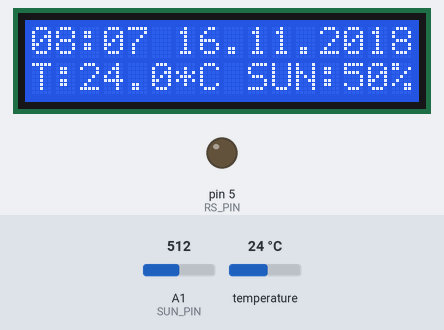
Bench run of a sketch on a simulated Arduino Uno, built with avr-gcc and run on an emulated ATmega328P. On the bench: 16×2 character LCD, output pins drawn as LEDs (lit = HIGH). The inputs (shaded band) are chosen by the test bench; at power-on: temperature 24 °C, A1 (SUN_PIN) = 512.

Above: at 2.3 s.
2.4 s: temperature set to 12 °C
At 4.4 s:
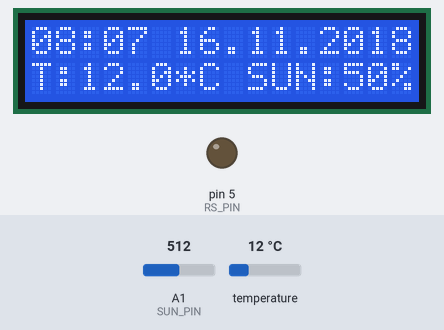
5.0 s: A1 (SUN_PIN) set to 716
At 6.4 s:
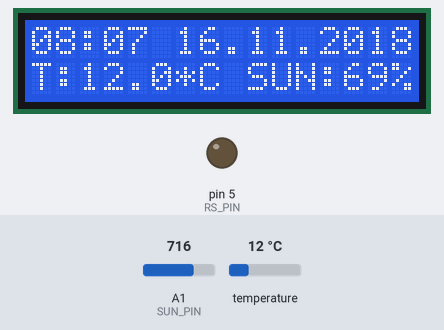
6.8 s: temperature set to 19 °C
At 8.2 s:
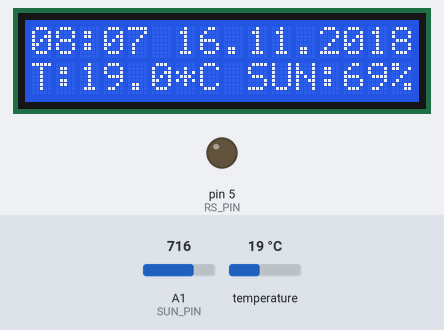
8.5 s: A1 (SUN_PIN) set to 900
At 9.2 s:
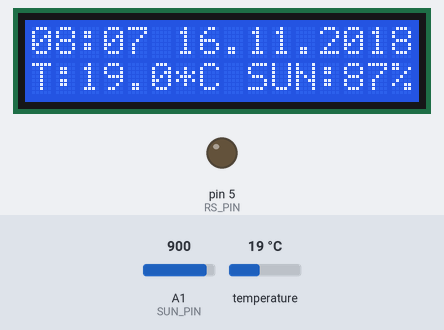
10.3 s: temperature set to 28 °C
At 11.2 s:
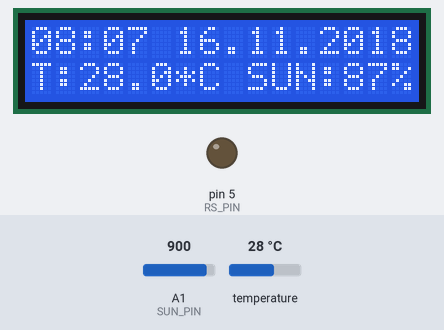
12.0 s: A1 (SUN_PIN) set to 1010
At 13.2 s:
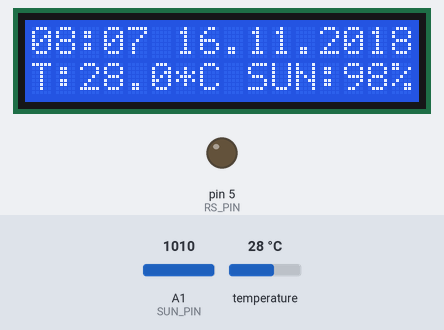
Timing chart, 0 to 14.8 s (numbered marks = the images above; inputs shaded):
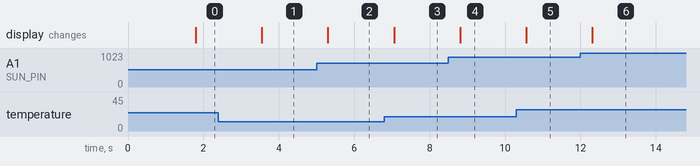

Measured:
- after the input at 2.4 s, the display: changes after 1.2 s (image 1)
- after the input at 5.0 s, the display: changes after 0.30 s (image 2)
- after the input at 6.8 s, the display: changes after 0.26 s (image 3)
- after the input at 8.5 s, the display: changes after 0.31 s (image 4)
- after the input at 10.3 s, the display: changes after 0.26 s (image 5)
- after the input at 12.0 s, the display: changes after 0.31 s (image 6)

The sketch:

slave.ino
```cpp
#include <ModbusRtu.h>
#include <OneWire.h>
#include <DallasTemperature.h>
#include <Wire.h>
#include <LiquidCrystal_I2C.h>

#define SLAVE_ID 4
//#define BUTTON_PIN 7
#define RS_PIN 5
#define DS_PIN 10
#define SUN_PIN A1
#define TEMP_REG 0
#define SUN_REG 1

uint16_t au16data[9] = {
  9999, 9999, 0, 3, 2018, 11, 16, 8, 7};

Modbus slave(SLAVE_ID, 0, RS_PIN);
OneWire oneWire(DS_PIN);
DallasTemperature sensors(&oneWire);
//DeviceAddress ds18b20 = { 0x28, 0x90, 0x63, 0x45, 0x92, 0x06, 0x02, 0xE0 }; //1
//DeviceAddress ds18b20 = { 0x28, 0x68, 0xA6, 0x45, 0x92, 0x03, 0x02, 0x3C }; //2
//DeviceAddress ds18b20 = { 0x28, 0x12, 0xC6, 0x45, 0x92, 0x08, 0x02, 0x59 }; //3
DeviceAddress ds18b20 = { 0x28, 0x7B, 0xA7, 0xB2, 0x33, 0x20, 0x01, 0x2F }; //4
LiquidCrystal_I2C lcd(0x27, 2, 1, 0, 4, 5, 6, 7, 3, POSITIVE);

uint16_t temperature = 9999;
unsigned long getTempTime = 0;
unsigned long lastUpdate = 0;
//unsigned long buttonTime = 0;
//int buttonHoldTime = 0;
byte sun = 0;
//bool lcdLight = true;

void setup() {
  sensors.begin();
  slave.begin( 9600 ); // baud-rate at 9600
  lcd.begin(16,2);
  //pinMode(BUTTON_PIN, INPUT);
}

void loop() {
  temperature = readTemp();
  if(temperature != NULL){
    au16data[TEMP_REG] = temperature;
  }

  sun = readSun();
  if(sun != NULL)
    au16data[SUN_REG] = sun;

  slave.poll(au16data, 16);

    if(millis()-lastUpdate >= 1500UL)
    {
      lcd.clear();
      printTime();
      lcd.setCursor(0, 1);
      printPage0();
      lastUpdate = millis();
    }

  /*if(digitalRead(BUTTON_PIN) == HIGH){
    if(buttonTime == 0)
      buttonTime = millis();

    buttonHoldTime += millis()-buttonTime;
    buttonTime = millis();
  }
  else{
    if(buttonHoldTime > 750){
      if(lcdLight == true)
        lcdLight = false;
      else lcdLight = true;
    }

    else if(buttonHoldTime < 500 && buttonHoldTime > 50)
      ;

    buttonHoldTime = 0;
    buttonTime = 0;
  }

  if(lcdLight == true) lcd.backlight();
  else lcd.noBacklight();*/
//////////////////////////////////////
}

int readTemp(){

  int tmp = 9998;

  if(millis()-getTempTime >= 1000UL){
    sensors.requestTemperatures();
    getTempTime = millis();
    tmp = sensors.getTempC(ds18b20)*10;
    if(tmp < -1000)
      return temperature;
    else return tmp;
  }
  else return temperature;
}

byte readSun(){
  return map(analogRead(SUN_PIN), 0, 1023, 0, 100);
}

void printTime(){
    if(au16data[7] < 10)
      lcd.print(0);
    lcd.print(au16data[7]);
    lcd.print(":");
    if(au16data[8] < 10)
      lcd.print(0);
    lcd.print(au16data[8]);
    lcd.print(" ");
    lcd.print(au16data[6]);
    lcd.print(".");
    lcd.print(au16data[5]);
    lcd.print(".");
    lcd.print(au16data[4]);
}

void printPage0(){
    lcd.print("T:");
    lcd.print(float((int16_t)au16data[TEMP_REG])/10, 1);
    lcd.print("*C");
    lcd.print(" ");
    lcd.print("SUN:");
    lcd.print(au16data[SUN_REG]);
    lcd.print("%");
}
```
